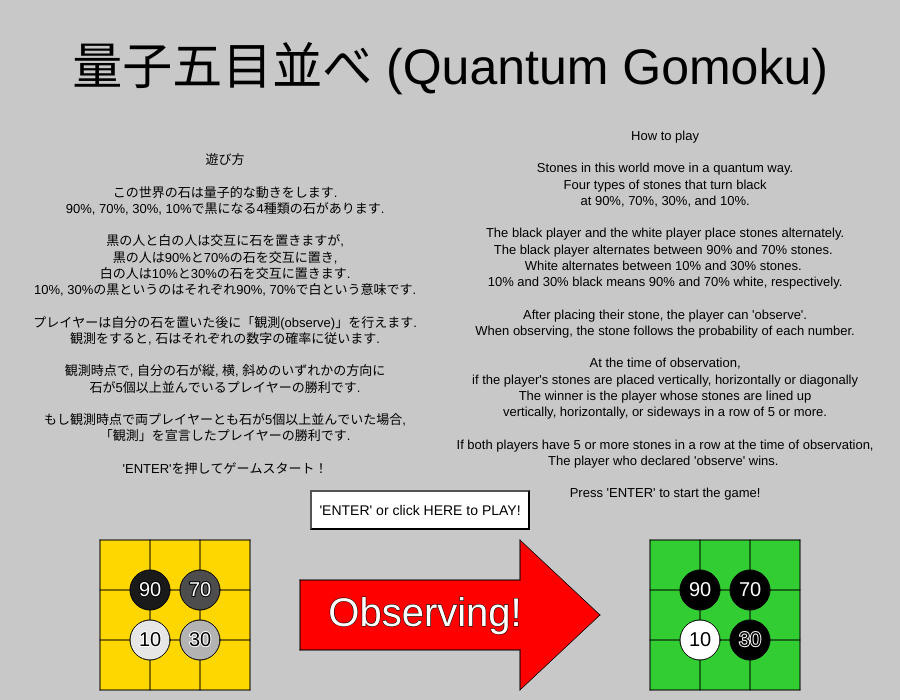
Frame 1 (no input)
Frame 60 (no input): identical to frame 1, image omitted
Frame 120 (the mouse pressed at the canvas centre since frame 60): identical to frame 1, image omitted

The p5.js sketch that drew this single still picture (run headless with seeded random() and noise() and a simulated clock; from frame 60 on, the mouse is pressed at the canvas centre):

// p5.js sketch
// ── sketch.js
let observe, duplicate, random, press, explain;
let basic_color, observe_color;
let n, margin, d, count;
let d2, black10_abc2, black10_num2, black30_abc2, black30_num2, black70_abc2, black70_num2, black90_abc2, black90_num2, count2, board_observe2;
let p10, p30, p70, p90;
let txt, txt_arr;
let enter, esc, Delete, rightArrow, leftArrow, esc2, shift, startGame;
let abc = [];
for (let i = 'A'.charCodeAt(0); i <= 'Z'.charCodeAt(0); i++) {abc.push(String.fromCharCode(i));}//アルファベットの配列を作る(実はこれ二度手間)
let black10, black30, black70, black90;
let black10_split, black30_split, black70_split, black90_split;
let black10_abc = [];
let black10_num = [];
let black30_abc = [];
let black30_num = [];
let black70_abc = [];
let black70_num = [];
let black90_abc = [];
let black90_num = [];
const boardSize = 400;
let board, board_observe, checkboard, MASU;
let txt_explain, txt_explain_English, txt_title;
let count_black, count_white;


function setup(){
    createCanvas(900, 700);
    colorMode(RGB);
    basic_color = color(255, 215, 0);
    observe_color = color(50, 205, 50);


    observe = false; random = false; duplicate = false; press = false; explain = true;
    n = boardSize / 10;//1ます分の幅(高さ)
    margin = n * 3/4;
    d = []; txt_arr = [];
    count = 0; count2 = 0;
    p10 = 0; p30 = 0; p70 = 0; p90 = 0;
    black10 = []; black30 = []; black70 = []; black90 = [];
    black10_split = []; black30_split = []; black70_split = []; black90_split = [];
    MASU = int(boardSize /(n * (2/5 + 3/4))) + 1;//マスの数
    board = Array(MASU+1).fill().map(() => Array(MASU+1).fill(null));//判定用の2次元配列を作成
    board_observe = Array(MASU+1).fill().map(() => Array(MASU+1).fill(null));//5目並んだ判定をする配列を作成
    //ボタンを作る
    startGame =createButton("'ENTER' or click HERE to PLAY!").position(310, 490).mousePressed(start_Game);
    startGame.style('background-color', 'white').style('width', '220px').style('height', '40px').style('font-size', '14px');
    shift = createButton("'Shift'" + "\n" + "送信").position(260, 415).mousePressed(send);//シフトで送信ボタン
    shift.style('background-color', '#DDDDDD').style('width', '60px').style('height', '40px').style('font-size', '13px');
    enter      = createButton("'ENTER'・・・・観測(observe)").position(0, 500).mousePressed(startObserve);
    enter.style('background-color', 'black').style('width', '400px').style('height', '40px').style('font-size', '15px').style('color', 'white').style('text-align', 'left');
    esc        = createButton("'esc'・・・・・遊び方を見る(How to Play)").position(0, 540).mousePressed(showExplain);
    esc.style('background-color', 'black').style('width', '400px').style('height', '40px').style('font-size', '15px').style('color', 'white').style('text-align', 'left');
    Delete     = createButton("'DELETE'・・・ 戻る(BACK)").position(0, 500).mousePressed(stopObserve);
    Delete.style('background-color', 'black').style('width', '400px').style('height', '40px').style('font-size', '15px').style('color', 'white').style('text-align', 'left');
    rightArrow = createButton("'→'・・・・・・盤面をコピー(COPY)").position(0, 540).mousePressed(rightArrow_Copy);
    rightArrow.style('background-color', 'black').style('width', '400px').style('height', '40px').style('font-size', '15px').style('color', 'white').style('text-align', 'left');
    leftArrow  = createButton("'←'・・・・・・コピーを消す(DELETE COPY)").position(0, 580).mousePressed(leftArrow_DeleteCopy);
    leftArrow.style('background-color', 'black').style('width', '400px').style('height', '40px').style('font-size', '15px').style('color', 'white').style('text-align', 'left');
    esc2       = createButton("'esc'・・・・・遊び方を見る(How to Play)").position(0, 620).mousePressed(showExplain);
    esc2.style('background-color', 'black').style('width', '400px').style('height', '40px').style('font-size', '15px').style('color', 'white').style('text-align', 'left');
    //最初の設定と説明(日・英)
    txt_explain = "遊び方" + "\n" + "\n" +
                  "この世界の石は量子的な動きをします." + "\n" +
                  "90%, 70%, 30%, 10%で黒になる4種類の石があります." + "\n" + "\n" +
                  "黒の人と白の人は交互に石を置きますが," + "\n" +
                  "黒の人は90%と70%の石を交互に置き," + "\n" +
                  "白の人は10%と30%の石を交互に置きます." + "\n" +
                  "10%, 30%の黒というのはそれぞれ90%, 70%で白という意味です." + "\n" + "\n" +
                  "プレイヤーは自分の石を置いた後に「観測(observe)」を行えます." + "\n" +
                  "観測をすると, 石はそれぞれの数字の確率に従います." + "\n" + "\n" +
                  "観測時点で, 自分の石が縦, 横, 斜めのいずれかの方向に" + "\n" +
                  "石が5個以上並んでいるプレイヤーの勝利です." + "\n" + "\n" +
                  "もし観測時点で両プレイヤーとも石が5個以上並んでいた場合," + "\n" +
                  "「観測」を宣言したプレイヤーの勝利です." + "\n" + "\n" +
                  "'ENTER'を押してゲームスタート！";
    txt_explain_English ="How to play" + "\n" + "\n" +
                          "Stones in this world move in a quantum way."+ "\n" +
                          "Four types of stones that turn black"+ "\n" +
                          "at 90%, 70%, 30%, and 10%."+ "\n" + "\n" +
                          "The black player and the white player place stones alternately."+ "\n" +
                          "The black player alternates between 90% and 70% stones. "+ "\n" +
                          "White alternates between 10% and 30% stones. "+ "\n" +
                          "10% and 30% black means 90% and 70% white, respectively." + "\n" + "\n" +
                          "After placing their stone, the player can 'observe'." + "\n" +
                          "When observing, the stone follows the probability of each number."+ "\n" + "\n" +
                          "At the time of observation,"+ "\n" +
                          "if the player's stones are placed vertically, horizontally or diagonally"+ "\n" +
                          "The winner is the player whose stones are lined up"+ "\n" +
                          "vertically, horizontally, or sideways in a row of 5 or more."+ "\n" + "\n" +
                          "If both players have 5 or more stones in a row at the time of observation,"+ "\n" +
                          "The player who declared 'observe' wins. "+ "\n" + "\n" +
                          "Press 'ENTER' to start the game!";
    //タイトル
    txt_title = "量子五目並べ (Quantum Gomoku)";
}
function draw(){
  //ボタンの表示設定
  if(!explain){
    if(!observe){
      Delete.hide(); rightArrow.hide(); leftArrow.hide(); esc2.hide(); startGame.hide();
      enter.show(); esc.show(); shift.show();
    }
    else{
      Delete.show(); rightArrow.show(); leftArrow.show(); esc2.show();
      enter.hide(); esc.hide(); shift.show(); startGame.hide();
    }
  }
  else{
    startGame.show(); enter.hide(); esc.hide(); Delete.hide(); rightArrow.hide(); leftArrow.hide(); esc2.hide(); shift.hide();
  }
  //最初の説明
  if(explain){
    background(200);
    //文章(日・英)
    textAlign(CENTER, CENTER); noStroke(); fill(0); textSize(13);
    text(txt_explain, width/4, (height-70)/2);
    text(txt_explain_English, 3 * width / 4 - 10, (height-70)/2);
    textAlign(CENTER, CENTER); noStroke(); fill(0); textSize(50);
    text(txt_title, width/2, 70);
    //説明に図を追加
    explainPicture();
  }
  else{
    background(255);
    //文字入力画面
    noFill(); stroke(0); strokeWeight(1);
    rect(150, 410, 100, 50);
    noStroke(); fill(80); textSize(15); textAlign(CENTER, CENTER);
    text("ex) 'A-1', 'B-2'", 200, 470);
    //次の石の表示画面
    stroke(0); noFill();
    rect(15, 405, 70, 75);
    textAlign(CENTER, CENTER); fill(0); textSize(15);
    text("next", 50, 415);
    //ボード絵画
    if(observe){fill(observe_color);}
    else{fill(basic_color);}
    noStroke();
    rect(0, 0, boardSize, boardSize);
    for(let i = 0; n * (i + 2/5 + 3/4) < boardSize; i++){
        stroke(0); strokeWeight(1);
        line(n * (i + 2/5 + 3/4), n * 3/4, n * (i + 2/5 + 3/4), boardSize);
        line(n * 3/4, n * (i + 2/5 + 3/4), boardSize, n * (i + 2/5 + 3/4));


        textSize(n * 3/8); fill(0); textAlign(CENTER, CENTER);
        text(abc[i], n * (i + 2/5 + 3/4), n * 3/8);
        text(i + 1, n * 3/8, n * (i + 2/5 + 3/4));
    }
    //現在置くコマと次のコマを表示
    let r = [90, 10, 70, 30];
    stroke(0); strokeWeight(1); fill(255*(100-r[count % 4])/100);
    ellipse(125, 435, n * 4/5, n * 4/5);
    stroke(0); strokeWeight(1); fill(255*r[count % 4]/100);
    ellipse(50, 450, n * 3/4, n * 3/4);
    let c = (r[count % 4] == 90 || r[count % 4] == 70) ? 0 : 255;
    fill(255-c); stroke(c); strokeWeight(2); textSize(20);
    text(r[count % 4], 125, 435);
    fill(c); stroke(255 - c); strokeWeight(2); textSize(20);
    text(r[(count + 1) % 4], 50, 450);
    //入力に応じて座標を表示???????????????????
    fill(255); stroke(0); strokeWeight(1);
    rect(150, 410, 100, 50);
    txt = txt_arr.join("");
    //送信されたコマを絵画
    if(p10 < black10.length){
      let black10_split_hyphen = black10[p10].split('-');
      black10_split.push(black10_split_hyphen[0], black10_split_hyphen[1]);
      black10_abc.push(convertToInt(black10_split[2*p10]));
      black10_num.push(Number(black10_split[2*p10 +1]));
      p10 += 1;
    }
    if(p30 < black30.length){
      let black30_split_hyphen = black30[p30].split('-');
      black30_split.push(black30_split_hyphen[0], black30_split_hyphen[1]);
      black30_abc.push(convertToInt(black30_split[2*p30]));
      black30_num.push(Number(black30_split[2*p30 +1]));
      p30 += 1;
    }
    if(p70 < black70.length){
      let black70_split_hyphen = black70[p70].split('-');
      black70_split.push(black70_split_hyphen[0], black70_split_hyphen[1]);
      black70_abc.push(convertToInt(black70_split[2*p70]));
      black70_num.push(Number(black70_split[2*p70 +1]));
      p70 += 1;
    }
    if(p90 < black90.length){
      let black90_split_hyphen = black90[p90].split('-');
      black90_split.push(black90_split_hyphen[0], black90_split_hyphen[1]);
      black90_abc.push(convertToInt(black90_split[2*p90]));
      black90_num.push(Number(black90_split[2*p90 +1]));
      p90 += 1;
    }
    //非観測時に石を絵画
    if(!observe){
      for(let i = 0; i < black10_abc.length; i++){
        put(black10_abc[i], black10_num[i], 255 * (100 - 10)/100, 10);
        into_board(black10_abc[i], black10_num[i], 10);}
      for(let i = 0; i < black30_abc.length; i++){
        put(black30_abc[i], black30_num[i], 255 * (100 - 30)/100, 30);
        into_board(black30_abc[i], black30_num[i], 30);}
      for(let i = 0; i < black70_abc.length; i++){
        put(black70_abc[i], black70_num[i], 255 * (100 - 70)/100, 70);
        into_board(black70_abc[i], black70_num[i], 70);}
      for(let i = 0; i < black90_abc.length; i++){
        put(black90_abc[i], black90_num[i], 255 * (100 - 90)/100, 90);
        into_board(black90_abc[i], black90_num[i], 90);}
    }
    //観測時に石を絵画
    else{
      //ランダムな数字を石の個数分追加
      if(random){
        for(let i = 0; i < black10_abc.length + black30_abc.length + black70_abc.length + black90_abc.length; i++){
           d.push(Math.random(0, 1) * 100 + 1);
        }
        random = false;
      }
      //ランダムに追加した数字の配列の先頭から数字を抽出し、石の色を判定し絵画
      let num = 0;
      for(let i = 0; i < black10_abc.length; i++){
        put(black10_abc[i], black10_num[i], observeColor(10, i), 10);
        into_board_observe(black10_abc[i], black10_num[i], observeColor(10, i));
      }
      num += black10_abc.length;
      for(let i = num; i < num + black30_abc.length; i++){
        put(black30_abc[i - num], black30_num[i - num], observeColor(30, i), 30);
        into_board_observe(black30_abc[i - num], black30_num[i - num], observeColor(30, i));
      }
      num += black30_abc.length;
      for(let i = num; i < num + black70_abc.length; i++){
        put(black70_abc[i - num], black70_num[i - num], observeColor(70, i), 70);
        into_board_observe(black70_abc[i - num], black70_num[i - num], observeColor(70, i));
      }
      num += black70_abc.length;
      for(let i = num; i < num + black90_abc.length; i++){
        put(black90_abc[i - num], black90_num[i - num], observeColor(90, i), 90);
        into_board_observe(black90_abc[i - num], black90_num[i - num], observeColor(90, i));
      }
      //観測中に「observing」を追加
      stroke(observe_color); noFill();
      rect(330, 410, 70, 50);
      noStroke(); fill(observe_color); textAlign(CENTER, CENTER); textSize(13);
      text("observing" + "\n" + "観測中", 365, 435);
    }
    //盤の複製
    if(duplicate){
      Duplicate_board(500);
    }
    //マウスの位置に応じて半透明な円を描画
    if(!observe){
      let x = floor((mouseX - margin) / n);
      let y = floor((mouseY - margin) / n) +1;
      if (x >= 0 && x < MASU && y >= 1 && y <= MASU && board[x][y] === null) {
        let r, c;
        if(count % 4 == 0){r = 90; c = 255 * (100 - 90)/100;}
        if(count % 4 == 1){r = 10; c = 255 * (100 - 10)/100;}
        if(count % 4 == 2){r = 70; c = 255 * (100 - 70)/100;}
        if(count % 4 == 3){r = 30; c = 255 * (100 - 30)/100;}
        put_transparent(x, y, c, r);//rは透明度
        txt = abc[x] + "-" + y;
        textAlign(CENTER, CENTER); textSize(30); fill(0); stroke(0); strokeWeight(1);
        text(txt, 200, 435);
      }
    }
    else{
      txt_arr = [];
      //並びを赤枠をチェックし描画
      count_black = 0;
      count_white = 0;
      checkAndDrawRedFrames();
      JudgeWinner(count_black, count_white);
    }
    //マウスの位置を座標で表示
    let x = floor((mouseX - margin) / n );
    let y = floor(((mouseY - margin) / n ) + 1);
    if(x < 0 || x >= MASU || y < 1 || y > MASU || board[x][y] != null){
      textAlign(CENTER, CENTER); textSize(30); fill(0); stroke(0); strokeWeight(1);
      text(txt, 200, 435);
    }
  }
}
//キーが押されたときの実行内容を指定する関数
function keyPressed(){
  let x = floor((mouseX - margin) / n );
  let y = floor(((mouseY - margin) / n ) + 1);
  if(keyCode === ENTER){
    start_Game();
    startObserve();
  }
  if(keyCode === 8){backspace();}//バックスペース
  if(keyCode === DELETE){stopObserve();}
  if(keyCode === 39){rightArrow_Copy()}//右矢印
  if(keyCode ===37){leftArrow_DeleteCopy()}//左矢印
  if(keyCode === 16){send();}//シフトキー  
  if(keyCode === 27 && !explain){showExplain();}//esc


  if(!explain && !observe){
    //アルファベットを入力
    if(keyCode >= 65 && keyCode <= 90){
      if(x < 0 || x >= MASU || y < 1 || y > MASU)
      txt_arr.push(String.fromCharCode(keyCode));
    }
    //数字を入力
    if(keyCode >= 49 && keyCode <= 57){
      txt_arr.push(String.fromCharCode(keyCode));
    }
    //ハイフンを入力
    if(keyCode === 189){
      txt_arr.push("-");
    }
  }        
}
//マウスで石を置けるようにする関数
function mousePressed() {
  // 裏モードの場合は何もしない
  if (observe || explain){return;}
  // マウスの位置の位置から座標を計算
  let x = floor((mouseX - margin) / n );
  let y = floor(((mouseY - margin) / n ) + 1);
  // 座標がマス目の範囲外の場合は何もしない
  if (x < 0 || x >= MASU || y < 1 || y > MASU){return;}
  // マス目に駒がない（何もない）の場合に駒を置く
  let r;
  if (board[x][y] === null){
    if(count % 4 == 0){
      black90_abc.push(x);
      black90_num.push(y);
      r = 90;
    }
    if(count % 4 == 1){
      black10_abc.push(x);
      black10_num.push(y);
      r = 10;
    }
    if(count % 4 == 2){
      black70_abc.push(x);
      black70_num.push(y);
      r = 70;
    }
    if(count % 4 == 3){
      black30_abc.push(x);
      black30_num.push(y);
      r = 30;
    }
    // 駒を置く(配列の中にオブジェクトを入れる)
    //（駒は{プレイヤーの色、数値（黒になる確率）、表モードの色}）
    board[x][y] = r;
    count += 1;
  }
}
//テキストが送信できるかどうか判定する関数
function txt_check(){
  let txt_num = txt_arr.slice(2).join("");//入力文字の数字の部分を抽出
  let q1_sum = 0;
  let q2_sum = 0;
  //入力文字の1文字目が英字、2文字目がハイフンかどうかを判定
  for(let i = 0; i < MASU; i++){
    let q1 = (txt_arr[0] == abc[i] && txt_arr[1] == "-") ? 1 : 0;
    q1_sum += q1;
  }
  //入力文字の3文字目以降が1以上MASU以下の数字かどうかを判定
  for(let i = 1; i <= MASU; i++){
    let q2 = (txt_num == i.toString()) ? 1 : 0;
    q2_sum += q2;
  }
  //入力座標にすでに石がないかどうかを判定
  let q3 = (board[convertToInt(txt_arr[0])][Number(txt_num)] == null) ? 1 : 0;
  //入力文字が全ての条件をクリアしていたら1を返す
  if(q1_sum > 0 && q2_sum > 0 && q3 > 0){return 1;}
  else{return 0;}
}
//送信を行う関数
function send(){
  if(txt_check() == 1 && !explain){
    if(count % 4 == 0){black90.push(txt);}
    if(count % 4 == 1){black10.push(txt);}
    if(count % 4 == 2){black70.push(txt);}
    if(count % 4 == 3){black30.push(txt);}
    txt = "";
    txt_arr = [];
    fill(255); stroke(0); strokeWeight(1);
    rect(180, 410, 100, 50);
    count += 1;
  }
}
//ゲームを開始する関数
function start_Game(){
  if(explain){explain = false;}
}
//観測を開始する関数
function startObserve(){
  if(!observe){
    observe = true;
    random = true;
    d = [];
  }
}
//観測を終了する関数
function stopObserve(){
  if(!explain && observe){
    observe = false;
    random = false;
    board_observe = Array(MASU).fill().map(() => Array(MASU).fill(null));
  }
}
//最初の説明を表示する関数
function showExplain(){
  if(!explain){explain = true;}
}
//入力文字の最後の一文字を消す関数
function backspace(){
  if(!explain && !observe){
    txt_arr.pop();
  }
}
//右矢印で盤面をコピーする関数
function rightArrow_Copy(){
  if(!explain){
    if(observe && duplicate){
      Copy();
    }
    if(observe && !duplicate){
      duplicate = true;
      Copy();
    }
  }
}
//左矢印でコピー盤面を消す関数
function leftArrow_DeleteCopy(){
  if(!explain && observe){duplicate = false;}
}
//メイン盤面に石を絵画する関数
function put(x, y, c, r){
    noStroke(); fill(c);
    ellipse(n * (x + 2/5 + 3/4), n * (y - 1 + 2/5 + 3/4), n * 4/5, n * 4/5);
    let c2 = (r <= 30) ? 0 : 255;
    fill(c2); stroke(255 - c2); strokeWeight(2); textSize(20); textAlign(CENTER, CENTER);
    text(r, n * (x + 2/5 + 3/4), n * (y - 1 + 2/5 + 3/4));
}
//座標情報をboardに格納
function into_board(x, y, r){
  board[x][y] = r;//別にrを配列に入れる必要はない
}
//座標情報と色をboard_observeに格納
function into_board_observe(x, y, c){
  board_observe[x][y] = c;
}
//コピー盤面に石を絵画する関数
function put2(x, y, c, m){
  noStroke(); fill(c);
  ellipse(m + n * (x + 2/5 + 3/4), n * (y - 1 + 2/5 + 3/4), n * 4/5, n * 4/5);
}
//マウスの位置に応じてちょい透明な石を描く関数
function put_transparent(x, y, c, r){
  noStroke(); fill(c, 200);//fill()の第2引数が透明度を表す
  ellipse(n * (x + 2/5 + 3/4), n * (y - 1 + 2/5 + 3/4), n * 4/5, n * 4/5);
  let c2 = (r <= 30) ? 0 : 255;
  fill(c2); stroke(255 - c2); strokeWeight(2); textSize(20); textAlign(CENTER, CENTER);
  text(r, n * (x + 2/5 + 3/4), n * (y - 1 + 2/5 + 3/4));
}
//メイン盤面の観測時の石の色を判定する関数
function observeColor(x, i){
  return (d[i] <= x) ? 0 : 255;
}
//コピー盤面の観測時の石の色を判定する関数
function observeColor2(x, i){
  return (d2[i] <= x) ? 0 : 255;
}
//アルファベット文字列を数値(0～)に変換する関数
function convertToInt(a) {
    const alphabet = "ABCDEFGHIJKLMNOPQRSTUVWXYZ";
    return alphabet.indexOf(a);
}
//盤面をコピーする関数(引数はメイン盤面との距離)
function Duplicate_board(m){
  n = boardSize / 10;
  observe_color = color(50, 205, 50);


  noStroke();
  fill(observe_color);
  rect(m, 0, boardSize, boardSize);


  for(let i = 0; n * (i + 2/5 + 3/4) < boardSize; i++){
    stroke(0); strokeWeight(1);
    line(m + n * (i + 2/5 + 3/4), n * 3/4, m + n * (i + 2/5 + 3/4), boardSize);
    line(m + n * 3/4, n * (i + 2/5 + 3/4), m + boardSize, n * (i + 2/5 + 3/4));
    textSize(n * 3/8); fill(0); textAlign(CENTER, CENTER);
    text(abc[i], m + n * (i + 2/5 + 3/4), n * 3/8);
    text(i + 1, m + n * 3/8, n * (i + 2/5 + 3/4));
  }
    let num = 0;
    for(let i = num; i < black10_abc2.length; i++){
      put2(black10_abc2[i], black10_num2[i], observeColor2(10, i), m);
    }
    num += black10_abc2.length;
    for(let i = num; i < num + black30_abc2.length; i++){
      put2(black30_abc2[i - num], black30_num2[i - num], observeColor2(30, i), m);
    }
    num += black30_abc2.length;
    for(let i = num; i < num + black70_abc2.length; i++){
      put2(black70_abc2[i - num], black70_num2[i - num], observeColor2(70, i), m);
    }
    num += black70_abc2.length;
    for(let i = num; i < num + black90_abc2.length; i++){
      put2(black90_abc2[i - num], black90_num2[i - num], observeColor2(90, i), m);
    }
    noStroke(); fill(0); textSize(10); textAlign(LEFT, CENTER);
    text(count2 + "手目の観測", 500, 410);
    checkAndDrawRedFrames2(m);
}
//盤面コピー時にメイン盤面の値をコピーし、メイン盤面の値が変化しても保持し続けるようにする関数
function Copy() {
  d2 = d.slice();
  black10_abc2 = black10_abc.slice();
  black10_num2 = black10_num.slice();
  black30_abc2 = black30_abc.slice();
  black30_num2 = black30_num.slice();
  black70_abc2 = black70_abc.slice();
  black70_num2 = black70_num.slice();
  black90_abc2 = black90_abc.slice();
  black90_num2 = black90_num.slice();
  count2 = count;
  /*board_observe2 = new Array(MASU+1);
  for(let i = 0; i < MASU+1; i++){
    board_observe2[i] = board_observe[i].slice();}*/
  board_observe2 = JSON.parse(JSON.stringify(board_observe));
}
//説明の際に図を追加する関数
function explainPicture(){
  const o = 10;


    fill(basic_color);
    rect(100, 550 - o, 150, 150);


    fill(observe_color);
    rect(650, 550 - o, 150, 150);


    for(m = 0; m < 4; m++){
      stroke(0); strokeWeight(1);
      line(100, 550 + (50 * m) - o, 250, 550 + (50 * m) - o);
    }
    for(s = 0; s < 4; s++){
      stroke(0); strokeWeight(1);
      line(100 + (50 * s), 550 - o, 100 + (50 * s), 700 - o);
    }
    for(p = 0; p < 4; p++){
      stroke(0); strokeWeight(1);
      line(650, 550 + (50 * p) - o, 800, 550 + (50 * p) - o);
    }
    for(q = 0; q < 4; q++){
      stroke(0); strokeWeight(1);
      line(650 + (50 * q), 550 - o, 650 + (50 * q), 700 - o);
    }


    stroke(0); strokeWeight(1);
    fill(255 * ((100- 90) /100));
    ellipse(150, 600 - o, 40, 40);


    fill(255 * ((100- 70) /100));
    ellipse(200, 600 - o, 40, 40);


    fill(255 * ((100- 30) /100));
    ellipse(200, 650 - o, 40, 40);


    fill(255 * ((100- 10) /100));
    ellipse(150, 650 - o, 40, 40);


    fill(255 * ((100- 100) /100));
    ellipse(700, 600 - o, 40, 40);
    ellipse(750, 600 - o, 40, 40);
    ellipse(750, 650 - o, 40, 40);


    fill(255 * ((100- 0) /100));
    ellipse(700, 650 - o, 40, 40);


    fill(255); stroke(0); strokeWeight(2); textSize(20);
    text(90, 150, 600 - o);
    text(70, 200, 600 - o);
    text(90, 700, 600 - o);
    text(70, 750, 600 - o);


    fill(0); stroke(255); strokeWeight(2); textSize(20);
    text(30, 200, 650 - o);
    text(10, 150, 650 - o);
    text(30, 750, 650 - o);
    text(10, 700, 650 - o);
   
    noStroke(); fill(255, 0, 0);
    rect(250 + 5 * o, 600 - 2 * o, 250, 70);
    triangle(520, 550 - o, 520, 700 - o, 650 - 5 * o, 625 - o);


    stroke(0); strokeWeight(1);
    line(250 + 5 * o, 600 - 2 * o, 520, 600 - 2 * o);
    line(250 + 5 * o, 650, 520, 650);
    line(250 + 5 * o, 650, 250 + 5 * o, 600 - 2 * o);
    line(520, 600 - 2 * o, 520, 550 - o);
    line(520, 650, 520, 700 - o);
    line(520, 550 - o, 650 - 5 * o, ((600 - 2 * o) + 650) / 2);
    line(520, 700 - o, 650 - 5 * o, ((600 - 2 * o) + 650) / 2);


    fill(255); textSize(40);
    text("Observing!", (((250 + 5 * o) + 520) / 2) + 1.5 * o, ((600 - 2 * o) + 650) / 2);
}
//5目以上並んだ時の判定→長方形を絵画
function checkAndDrawRedFrames(){
  checkAndDrawRedFramesXXX(1, 0);//水平方向
  checkAndDrawRedFramesXXX(0, 1);//垂直方向
  checkAndDrawRedFramesXXX(1, 1);//右下がりの斜め
  checkAndDrawRedFramesXXX(-1, 1);//左下がりの斜め
}
function checkAndDrawRedFramesXXX(dx, dy) {
  let s = 0;
  checkboard = Array(MASU+1).fill().map(() => Array(MASU+1).fill(null));
  for(let x = 0; x < MASU; x++){
    for(let y = 1; y <= MASU; y++){
      if(board_observe[x][y] != null && checkboard[x][y] == null){
        checkLine(x, y, dx, dy); // 水平方向
      }
    }
  }
  //checkboardの中身をチェックして、5以上連続している場合は赤枠を描画
  for(let x = 0; x < MASU; x++){
    for(let y = 1; y <= MASU; y++){
      if(checkboard[x][y] != null){
        s = checkboard[x][y];
        if(s >= 5){
          drawRedFrame(x, y, x + (s-1)*dx, y + (s-1)*dy);
          if(board_observe[x][y] == 0){
            count_black += 1;
          }
          else if(board_observe[x][y] == 255){count_white += 1;}
        }
      }
    }
  }
}
function checkLine(x, y, dx, dy) {
  let color = board_observe[x][y];
  let count3 = 1;
  //指定された方向に沿って、同じ色の駒が連続している数をカウント
  for(let i = 1; i < MASU; i++){
    if(x + i*dx < MASU  && y + i*dy <= MASU  &&
        x + i*dx >= 0 && y + i*dy >= 1 &&
        board_observe[x + i*dx][y + i*dy] != null &&
        board_observe[x + i*dx][y + i*dy] === color){
      count3 += 1;
    }
    else{break;}
  }
  //連続していればcheckboardに連続数を格納、起点のマスには連続数を格納、他のマスには0を格納
  if(count3 >= 5){
    checkboard[x][y] = count3;
    for(let i = 1; i < count3; i++){
      checkboard[x + i*dx][y + i*dy] = 0;
    }
  }
}
function drawRedFrame(x1, y1, x2, y2) {
  stroke(255, 0, 0); strokeWeight(3); noFill();
  //垂直方向
  if(x1 === x2){
    rect(margin + x1*n, margin + (y1-1)*n, n, n*(y2 -y1 + 1));
  }
  //水平方向
  else if(y1 === y2){
    rect(margin + x1*n, margin + (y1-1)*n, n*(x2 - x1 + 1), n);
  }
  else{
    //斜め
    let vertices;
    //右下がりの斜め
    if(x1 < x2){
      vertices = [
        { x: margin +  x1      * n + (n / 2), y: margin + (y1 - 1) * n - (n / 4)},
        { x: margin + (x2 + 1) * n + (n / 4), y: margin + (y2 - 1) * n + (n / 2)},
        { x: margin +  x2      * n + (n / 2), y: margin +  y2      * n + (n / 4)},
        { x: margin +  x1      * n - (n / 4), y: margin + (y1 - 1) * n + (n / 2)}
      ];
    }
    else{
      // 左下がりの斜め
      vertices = [
        { x: margin + (x1 + 1) * n - (n / 2), y: margin + (y1 - 1) * n - (n / 4)},
        { x: margin +  x2      * n - (n / 4), y: margin +  y2      * n - (n / 2)},
        { x: margin +  x2      * n + (n / 2), y: margin +  y2      * n + (n / 4)},
        { x: margin + (x1 + 1) * n + (n / 4), y: margin + (y1 - 1) * n + (n / 2)}
      ];
    }
    beginShape();
    vertices.forEach(v => vertex(v.x, v.y));
    endShape(CLOSE);
  }
}
function JudgeWinner(cx, cy){
  noStroke(); fill(0); textAlign(CENTER, CENTER); textSize(20);
  if((cx > cy) || (cx == cy && count % 2 == 1)){text("黒の勝ちです", 700, 550);}
  else if((cx < cy) || (cx == cy && count % 2 == 0)){text("白の勝ちです", 700, 550);}
  text(`黒: ${cx}, 白: ${cy}`, 700, 580);
}
//以下コピー用
function checkAndDrawRedFrames2(m){
  checkAndDrawRedFramesXXX2(1, 0, m);//水平方向
  checkAndDrawRedFramesXXX2(0, 1, m);//垂直方向
  checkAndDrawRedFramesXXX2(1, 1, m);//右下がりの斜め
  checkAndDrawRedFramesXXX2(-1, 1, m);//左下がりの斜め
}
function checkAndDrawRedFramesXXX2(dx, dy, m) {
  let s2 = 0;
  checkboard2 = Array(MASU+1).fill().map(() => Array(MASU+1).fill(null));
  for (let x = 0; x < MASU; x++) {
    for (let y = 1; y <= MASU; y++) {
      if (board_observe2[x][y] != null && checkboard2[x][y] == null) {
        checkLine2(x, y, dx, dy); //水平方向
      }
    }
  }
  //checkboardの中身をチェックして、5以上連続している場合は赤枠を描画
  for(let x = 0; x < MASU; x++){
    for(let y = 1; y <= MASU; y++){
      if(checkboard2[x][y] != null){
        s2 = checkboard2[x][y];
        if(s2 >= 5){
          drawRedFrame2(x, y, x + (s2-1)*dx, y + (s2-1)*dy, m);
        }
      }
    }
  }
}
function checkLine2(x, y, dx, dy) {
  let color = board_observe2[x][y];
  let count3_2 = 1;
  //指定された方向に沿って、同じ色の駒が連続している数をカウント
  for(let i = 1; i < MASU; i++){
    if(x + i*dx < MASU  && y + i*dy <= MASU  &&
        x + i*dx >= 0 && y + i*dy >= 1 &&
        board_observe2[x + i*dx][y + i*dy] != null &&
        board_observe2[x + i*dx][y + i*dy] === color){
      count3_2 += 1;
    }
    else{break;}
  }
  //連続していればcheckboardに連続数を格納、起点のマスには連続数を格納、他のマスには0を格納
  if(count3_2 >= 5){
    checkboard2[x][y] = count3_2;
    for(let i = 1; i < count3_2; i++){
      checkboard2[x + i*dx][y + i*dy] = 0;
    }
  }
}
function drawRedFrame2(x1, y1, x2, y2, m) {
  stroke(255, 0, 0); strokeWeight(3); noFill();
  //垂直方向
  if(x1 === x2){
    rect(margin + x1*n + m, margin + (y1-1)*n, n, n*(y2 -y1 + 1));
  }
  //水平方向
  else if(y1 === y2){
    rect(margin + x1*n + m, margin + (y1-1)*n, n*(x2 - x1 + 1), n);
  }
  else{
    //斜め
    let vertices;
    //右下がりの斜め
    if(x1 < x2){
      vertices = [
        { x: margin +  x1      * n + (n / 2) + m, y: margin + (y1 - 1) * n - (n / 4)},
        { x: margin + (x2 + 1) * n + (n / 4) + m, y: margin + (y2 - 1) * n + (n / 2)},
        { x: margin +  x2      * n + (n / 2) + m, y: margin +  y2      * n + (n / 4)},
        { x: margin +  x1      * n - (n / 4) + m, y: margin + (y1 - 1) * n + (n / 2)}
      ];
    }
    else{
      // 左下がりの斜め
      vertices = [
        { x: margin + (x1 + 1) * n - (n / 2) + m, y: margin + (y1 - 1) * n - (n / 4)},
        { x: margin +  x2      * n - (n / 4) + m, y: margin +  y2      * n - (n / 2)},
        { x: margin +  x2      * n + (n / 2) + m, y: margin +  y2      * n + (n / 4)},
        { x: margin + (x1 + 1) * n + (n / 4) + m, y: margin + (y1 - 1) * n + (n / 2)}
      ];
    }
    beginShape();
    vertices.forEach(v => vertex(v.x, v.y));
    endShape(CLOSE);
  }
}
